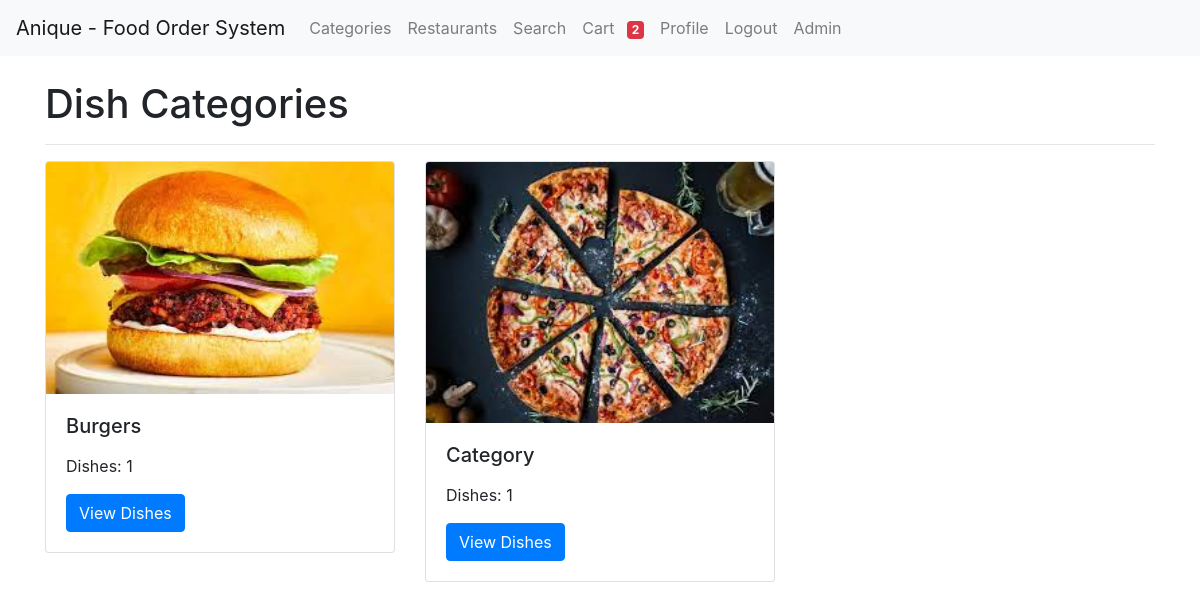
/dish_categories (signed in), run on an earlier commit of the app's database.
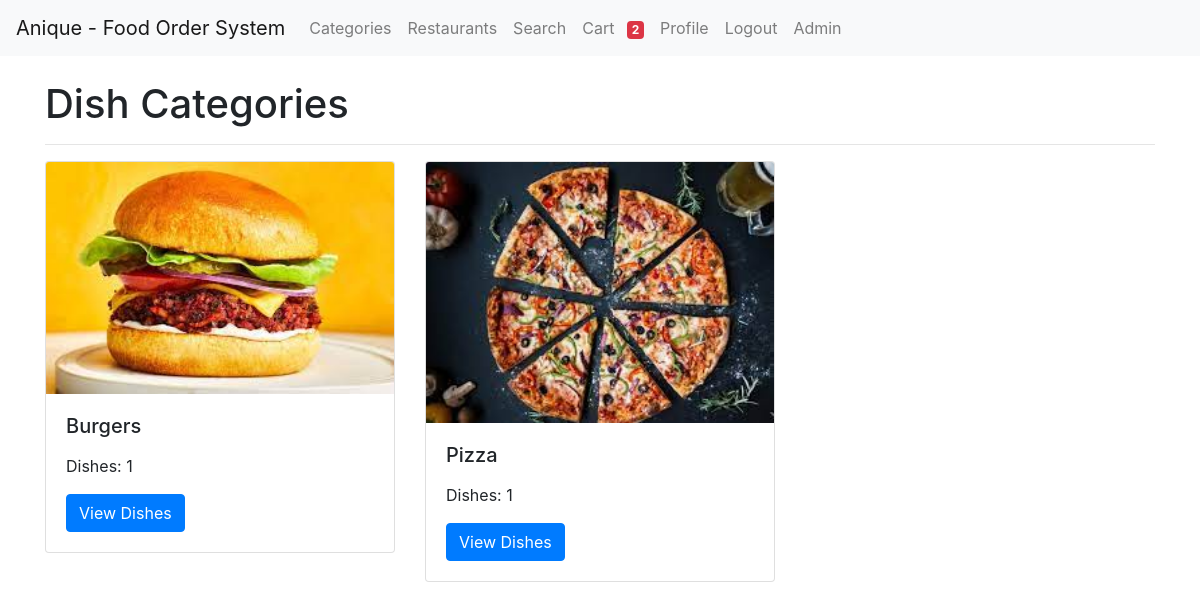
And on a later commit of the database.
### food/models.py (models this page shows, shortened)
class DishCategory(models.Model):
    name = models.CharField(max_length=100)
    image = models.ImageField(upload_to="dish_categories/",blank=True,null=True)
    class Meta:
        verbose_name_plural = "Dish Categories"

### food/views.py (the view)
# urls.py: path("dish_categories",dish_categories,name='dish_categories'),
@login_required
def dish_categories(request):
    dish_categories = DishCategory.objects.annotate(dish_count=Count('dish'))
    context = {
        "dish_categories":dish_categories
    }
    return render(request,"food/dish_categories.html",context)

### cart/views.py (called while the page is built)
def cart_items_count(request):
    cart_items_count = 0
    if request.user.is_authenticated:
        cart = Cart.objects.filter(user=request.user).first()
        cart_items_count = CartItem.objects.filter(cart=cart).count()
    return {'cart_items_count':cart_items_count}

### food_order/templates/food/dish_categories.html (shortened to what this page needs)
{% extends "base.html" %} {% load static %} {% block content %}
<div class="container">
  <div class="row">
    <div class="col-md-12">
      <h1 class="mt-4">Dish Categories</h1>
      <hr />
      <div class="row">
        {% for category in dish_categories %} {% if category.dish_count > 0 %}
        <div class="col-md-4 mb-4">
          <div class="card">
            {% if category.image %}
            <img
              src="{{category.image.url}}"
              class="card-img-top"
              alt="Category Image"
              />
            {% else %}
            <img
              src="{% static 'img/default.png' %}"
              class="card-img-top"
              alt="Category Image"
              />
            {% endif %}
            <div class="card-body">
              <h5 class="card-title">{{ category.name }}</h5>
              <p class="card-text">Dishes: {{ category.dish_count }}</p>
              <a
                href="{% url 'category_detail' category.id %}"
                class="btn btn-primary">View Dishes</a>
            </div>
          </div>
        </div>
        {% endif %} {% endfor %}
      </div>
    </div>
  </div>
</div>
{% endblock %}

What changed in the data, as far as the page shows it:
changed DishCategory: name "Category" → "Pizza"
